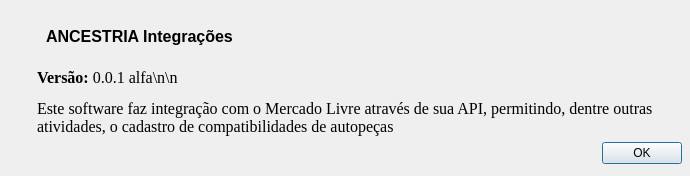
<?xml version="1.0" encoding="UTF-8"?>
<ui version="4.0">
 <class>dlgSobre</class>
 <widget class="QDialog" name="dlgSobre">
  <property name="geometry">
   <rect>
    <x>0</x>
    <y>0</y>
    <width>690</width>
    <height>176</height>
   </rect>
  </property>
  <property name="minimumSize">
   <size>
    <width>690</width>
    <height>120</height>
   </size>
  </property>
  <property name="maximumSize">
   <size>
    <width>745</width>
    <height>260</height>
   </size>
  </property>
  <property name="windowTitle">
   <string>Wild Horse</string>
  </property>
  <layout class="QVBoxLayout" name="verticalLayout_3">
   <item>
    <layout class="QHBoxLayout" name="horizontalLayout_2">
     <item>
      <layout class="QVBoxLayout" name="verticalLayout">
       <item>
        <widget class="QLabel" name="label">
         <property name="maximumSize">
          <size>
           <width>50</width>
           <height>50</height>
          </size>
         </property>
         <property name="text">
          <string/>
         </property>
         <property name="pixmap">
          <pixmap resource="../../../resources.qrc">:/icones/icones/logo.png</pixmap>
         </property>
         <property name="scaledContents">
          <bool>true</bool>
         </property>
        </widget>
       </item>
       <item>
        <spacer name="verticalSpacer">
         <property name="orientation">
          <enum>Qt::Vertical</enum>
         </property>
         <property name="sizeHint" stdset="0">
          <size>
           <width>20</width>
           <height>40</height>
          </size>
         </property>
        </spacer>
       </item>
      </layout>
     </item>
     <item>
      <layout class="QVBoxLayout" name="verticalLayout_2">
       <item>
        <widget class="QFrame" name="frame">
         <property name="styleSheet">
          <string notr="true"/>
         </property>
         <property name="frameShape">
          <enum>QFrame::NoFrame</enum>
         </property>
         <property name="frameShadow">
          <enum>QFrame::Raised</enum>
         </property>
         <layout class="QHBoxLayout" name="horizontalLayout">
          <item>
           <widget class="QLabel" name="label_3">
            <property name="font">
             <font>
              <pointsize>12</pointsize>
              <weight>75</weight>
              <bold>true</bold>
             </font>
            </property>
            <property name="text">
             <string>ANCESTRIA Integrações</string>
            </property>
           </widget>
          </item>
          <item>
           <spacer name="horizontalSpacer">
            <property name="orientation">
             <enum>Qt::Horizontal</enum>
            </property>
            <property name="sizeHint" stdset="0">
             <size>
              <width>40</width>
              <height>20</height>
             </size>
            </property>
           </spacer>
          </item>
         </layout>
        </widget>
       </item>
       <item>
        <widget class="QLabel" name="label_2">
         <property name="font">
          <font>
           <family>Times New Roman</family>
           <pointsize>12</pointsize>
           <weight>50</weight>
           <italic>false</italic>
           <bold>false</bold>
          </font>
         </property>
         <property name="styleSheet">
          <string notr="true"/>
         </property>
         <property name="text">
          <string>&lt;html&gt;&lt;head/&gt;&lt;body&gt;&lt;p&gt;&lt;span style=&quot; font-weight:600;&quot;&gt;Versão: &lt;/span&gt;0.0.1 alfa\n\n&lt;/p&gt;&lt;p&gt;Este software faz integração com o Mercado Livre através de sua API, permitindo, dentre outras atividades, o cadastro de compatibilidades de autopeças&lt;/p&gt;&lt;/body&gt;&lt;/html&gt;</string>
         </property>
         <property name="wordWrap">
          <bool>true</bool>
         </property>
        </widget>
       </item>
      </layout>
     </item>
    </layout>
   </item>
   <item>
    <widget class="QDialogButtonBox" name="buttonBox">
     <property name="minimumSize">
      <size>
       <width>671</width>
       <height>23</height>
      </size>
     </property>
     <property name="maximumSize">
      <size>
       <width>671</width>
       <height>23</height>
      </size>
     </property>
     <property name="autoFillBackground">
      <bool>false</bool>
     </property>
     <property name="styleSheet">
      <string notr="true"/>
     </property>
     <property name="orientation">
      <enum>Qt::Horizontal</enum>
     </property>
     <property name="standardButtons">
      <set>QDialogButtonBox::Ok</set>
     </property>
     <property name="centerButtons">
      <bool>false</bool>
     </property>
    </widget>
   </item>
  </layout>
 </widget>
 <resources>
  <include location="../../../resources.qrc"/>
  <include location="../../../resources.qrc"/>
  <include location="../../../resources.qrc"/>
 </resources>
 <connections>
  <connection>
   <sender>buttonBox</sender>
   <signal>rejected()</signal>
   <receiver>dlgSobre</receiver>
   <slot>reject()</slot>
   <hints>
    <hint type="sourcelabel">
     <x>248</x>
     <y>254</y>
    </hint>
    <hint type="destinationlabel">
     <x>157</x>
     <y>274</y>
    </hint>
   </hints>
  </connection>
  <connection>
   <sender>buttonBox</sender>
   <signal>accepted()</signal>
   <receiver>dlgSobre</receiver>
   <slot>accept()</slot>
   <hints>
    <hint type="sourcelabel">
     <x>344</x>
     <y>209</y>
    </hint>
    <hint type="destinationlabel">
     <x>344</x>
     <y>114</y>
    </hint>
   </hints>
  </connection>
 </connections>
</ui>
